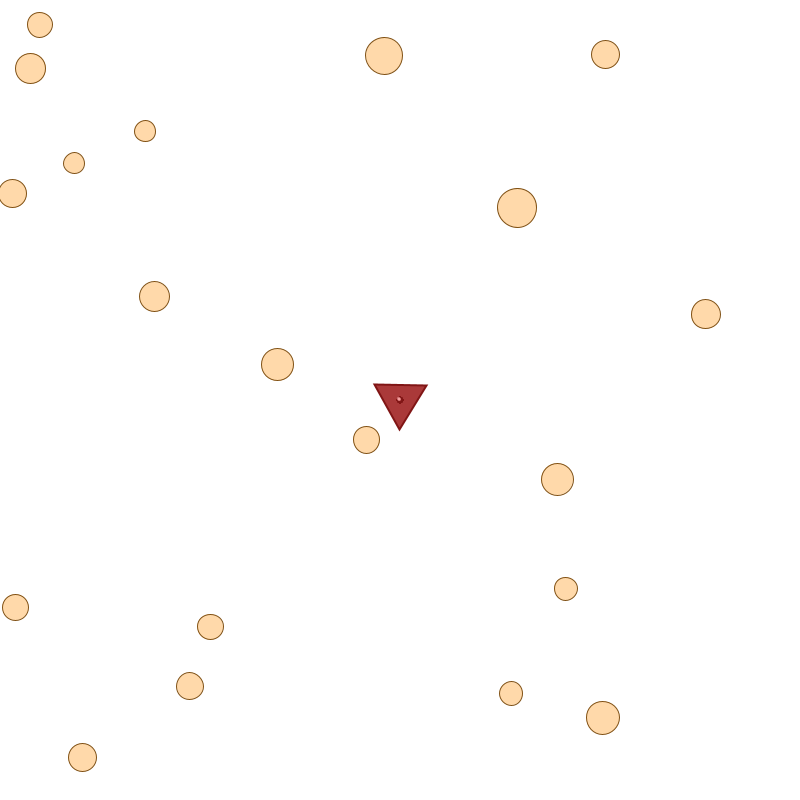
Frame 1 (no input)
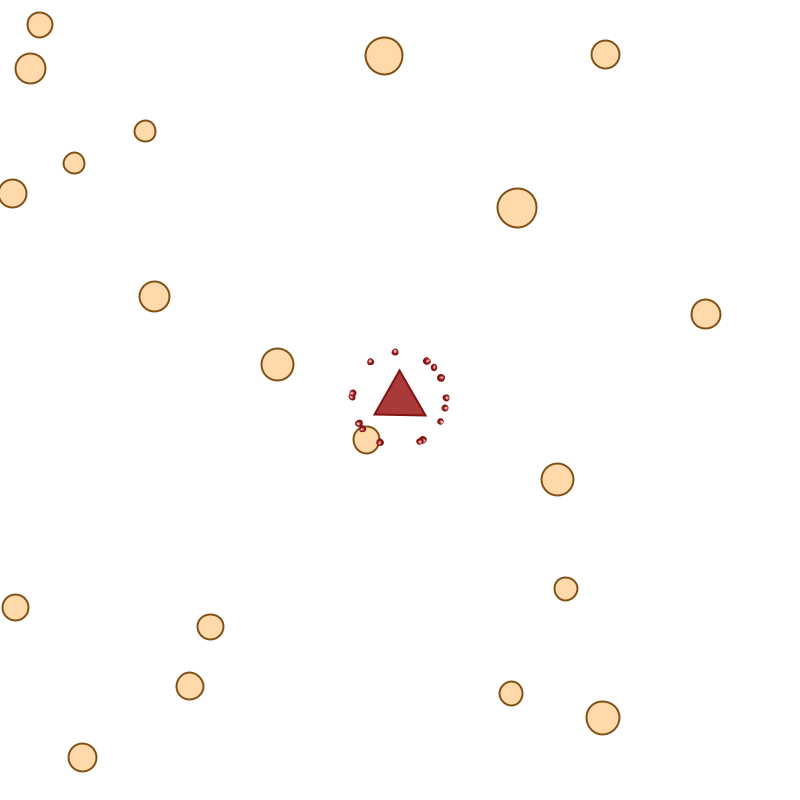
Frame 60 (the mouse pressed at the canvas centre just before this capture)
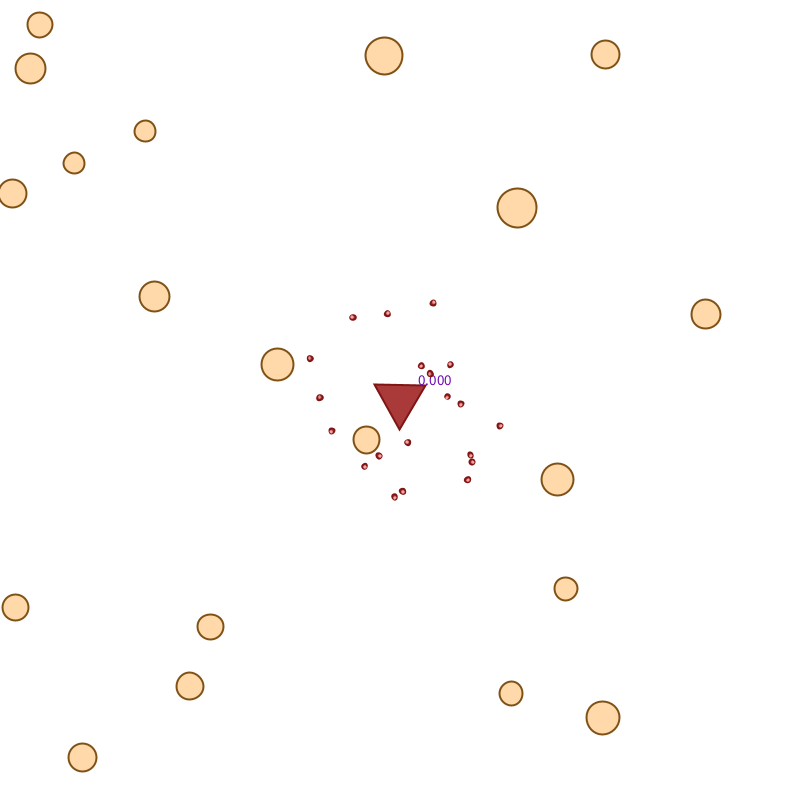
Frame 120 (the mouse held since frame 60 and released just before this capture)

The Processing sketch that drew these frames (run headless with seeded random() and noise(); from frame 60 on, the mouse is pressed at the canvas centre):

// Processing sketch: processing_179926
// ── processing_179926.pde


//arraylist of drones
//
ArrayList <Unit> supportDrone = new ArrayList<Unit>();
ArrayList <Asteroid> meteors = new ArrayList<Asteroid>();
ArrayList <Base> Sputniks = new ArrayList<Base>();

int number_of_drones = 20;
int number_of_asteroids = 20;

void setup() {
   size (800,800);

//adding drones

   
   for (int i = 0; i < number_of_drones; i ++) {
     supportDrone.add (new Unit (width/2, height/2));
   }

//adding meteors

   for (int i = 0; i < number_of_asteroids; i ++) {
     meteors.add (new Asteroid (random (0, width),random (0, height), random (20, 40)));
   }
   
// adding Sputnick (which are just bases for collecting resources)

   for (int i = 0; i < 1; i ++) {
     Sputniks.add (new Base (width/2, height/2));
   }


}




void draw() {
  background(255,255,255);

// drawing asteroids
for (Asteroid space_rock : meteors) {
    space_rock.script();
  }

//deleting asteroids which are lost
for (int i = 0; i < meteors.size(); i++) {
   
    Asteroid m = meteors.get(i);
   
    if (m.getSize()<0.5) {
      meteors.remove(i);
    }
  }

//drawing bases
for (Base sp : Sputniks) {
    sp.script();
  }





//scripting for each asteroid 
for (Unit drone : supportDrone) {
  
//finding the nearest asteroid (state 5 - looking for an asteroid)
  
  if (drone.getState() == 5) {

  // update the drone's information about the asteroids (drone chooses the one which is closer) 
  
  for (int i = 0; i < meteors.size(); i++) {
    Asteroid space_rock = meteors.get(i);
    drone.updateAsteroidLocation(i, space_rock.getX(), space_rock.getY());
  }
  
  //where do I go from here?  
  int counter2 = 0;
  for (int i = 0; i < supportDrone.size(); i++) {
    Unit current_drone = supportDrone.get(i);  
    if ((dist(drone.nearestAstX(), drone.nearestAstY(), current_drone.nearestAstX(), current_drone.nearestAstY()) < 50)) {
      counter2 = counter2 + 1;
    }
  }
  
  //if the nearest asteroid has 3 or more drones already - start searching for a new one
  //if less than 3 - ok - move on to it
  if (counter2 < 3) {drone.setState(6);}
  if (counter2 >= 3) {drone.setState(8); drone.setLever(1); } //this "level" thing is just a path as I tried to make the drone go throught the 8th state only once
  }

// update the drone's information about the base
  Base sp = Sputniks.get(0);
  drone.init_base (sp.getX(), sp.getY(), sp.getRes());


//  when looking for an asteroid, if 3 or more are already mineing one (the one this drone has chosen) - choose another
  if (drone.getState() == 2) {
    int counter = 0;
    for (int i = 0; i < supportDrone.size(); i++) {
  
      Unit current_drone = supportDrone.get(i);  
      if (dist (drone.getX(), drone.getY(), current_drone.getX(), current_drone.getY()) < 10) {
        counter = counter + 1;
      }
    
      if (counter >= 3) {
        drone.setState (8);
        drone.setLever (1);
      }
  
      if (counter < 3) {
        drone.setState (9);
      }
    }
}

// mining the asteroids 
  if (drone.getState() == 9) {
    for (int i = 0; i < meteors.size(); i++) {
    Asteroid space_rock = meteors.get(i);
      if (dist (drone.getX(), drone.getY(), space_rock.getX(), space_rock.getY()) < 30) {
        space_rock.decRes (drone.getMS());
      }
    }
  }

// unloading the cargo 
  if (drone.getState() == 4) {
    for (int i = 0; i < Sputniks.size(); i++) {
    Base sat = Sputniks.get(i);
      if (dist (drone.getX(), drone.getY(), sat.getX(), sat.getY()) < 40) {
        sat.addRes (drone.getMS());
      }
    }
  }
}

//drawing everything
for (Unit drone : supportDrone) {
  drone.script();
}


}

class Asteroid {
  PVector location;
  float size;
  int counter = 0;
  
Asteroid (float x, float y, float _size) { 
  location = new PVector(x,y);
  size =  _size;
}

//showing everything
void present () {
  pushMatrix ();
  pushStyle();
  translate (location.x, location.y);

  
  stroke(#805115);
  fill (#FFD9AA);
  ellipse (0,0,size,size);
  
  popMatrix();
  popStyle();

  }

//show the resources left when pointing at the asteroid
void tellRes () {
  if (((mouseX - location.x)*(mouseX - location.x) + (mouseY - location.y)*(mouseY - location.y)) < size*size) {
  pushStyle();
  textSize (15);
  fill  (112,14,178);

  text (int(size), location.x+size*0.6, location.y); 
  popStyle();
  } 
 
 }

//doinf everything for the asteroid
void script () {
  present();
  tellRes();
  }


float getX () {
return location.x;
}

float getY () {
return location.y;
}

//decrease the resources for the asteroids
void decRes (float mining) {
  size = size - mining;
}

float getSize () {
return size;
}
}


class Base {

PVector location;



float res = 0;
float size = 30;
float angle = 0;


Base (float _x, float _y) {

  location =  new PVector(_x,_y);

  }


//show everuthing
void show () {
  angle = angle + 1;
  pushMatrix();
  pushStyle(); 
   
  translate (location.x, location.y);
  rotate (radians(angle));
  fill (203, 136,136); 
  strokeWeight (2);
  stroke(#801515);
  fill (#AA3939);
  triangle(0, size, size*sin(PI/3), -size*cos(PI/3), -size*sin(PI/3), -size*cos(PI/3));

// the base in consuming the res periodically 
  res = res - 0.001;
  if (res < 0) {res = 0;} 
  
  
  popMatrix();
  popStyle();
}

//scripting 
void script () {
show ();
showRes();
}

void showRes () {

  if ((mouseX < location.x + size/2) && (mouseX > location.x - size/2) && (mouseY > location.y - size/2) && (mouseY < location.y + size/2)) {
  
  pushStyle();  
  textSize (15);
  fill  (112,14,178);



  text (res, location.x +size*0.5, location.y - size*0.5); 
  popStyle();
  }
  
}

float getX () {
return location.x;
}

float getY () {
return location.y;
}

float getRes () {
return res;
}

//add res when the droids are unloading
void addRes (float addRes) {
res = res + addRes;
}

}
class Unit {
//globals for all the functions
PVector location;
PVector velocity;
PVector acceleration;
float stop_distance = 100;

//size of the drone
int s = 5;

//the target the ship is moving to now
PVector currentTarget = new PVector (0,0);

//milscenarious variables
float maxforce;
float maxspeed;
float r = 5;
float m = 5;

// asteroids search
PVector nearestAsteroid = new PVector (width, height);
PVector currentAsteroid; 
float floatCurrAst = 50;



// life parameters - not used in this version
float hp = 100;
float fp = 100;
float dhp = 0.01;
float dfp = 0.01;


//base info
PVector base_location = new PVector (width, height);
float b_res = 0;

//search_radius
int search_radius = 400;

//mining
float store = 0;
float dstore = 0.001;
float maxstore = 0.1;

//states (random search for time_diff time
int state = 8; 
int lever = 1;

//distance to the asteroid / base
float ast_dist = 0;
float base_dist = 0;

//needed for the random search
int time_roam = 0;
int time_diff = 2000;
  
 
  
Unit (float _x, float _y) {
// initializing the object
  acceleration = new PVector (0,0);
  velocity = new PVector (0,0);
  location = new PVector (_x, _y);
  
  maxspeed = 1;
  maxforce = 0.2;
  }

//**************************************************************
//MOVING PROCEDURE
//**************************************************************


//some inner procedures for the move function
void seek(PVector target) {
  PVector desired = PVector.sub (target, location);
  float d = desired.mag();
  desired.normalize();

if (d < stop_distance) {
  float con = map (d, 0, stop_distance, 0, maxspeed);
  desired.mult (con);
}

else {
  desired.mult(maxspeed);
}

  PVector steer = PVector.sub(desired, velocity);
  steer.limit (maxforce/m);
  
  acceleration.add (steer);
}

// update the coordinates - BASICALLY moving
void update() {
  velocity.add (acceleration);
  velocity.limit (maxspeed);
  location.add (velocity);
  acceleration.mult(0);
}

//the main MOVE function - sets the target
void setTarget (float _x, float _y) {
  currentTarget.x = _x;
  currentTarget.y = _y;

}

//showing everything on the screen
void display() {
float theta = velocity.heading2D() + PI/2;

  pushMatrix();
  translate (location.x, location.y);
  rotate (theta);
  stroke (153); 
  strokeWeight (2);

  stroke(#801515);
  fill (#AA3939);
  ellipse (0,0, s,s);
  fill (#FF5B3E);
  stroke(#FFAAAA);
  ellipse (0,-s/3, s/3,s/3);
  popMatrix();
}

// moving
void move () {
//only responsible for moving
  seek(currentTarget);
  update();
  switch_state();
}

//the main function
void script() {
  move();
  display();
}

// life statistics - originally the drone should have needed repairs and fuel - not in this version
void life () {
hp = hp - dhp;
fp = fp - dfp;
}

//**************************************************************
//BEHAVIOUR
//**************************************************************

//still in progress, many were added on the go, as the need arose 
void switch_state () {
//0 - idle
//1 - 
//2 - near the asteroid
//3 - full - setting course to the base for unloading
//4 - near the base - unloading
//5 - looking for the nearest asteroid (checking if there is one with less, than 3 mineing drones already ... 
//6 - the target asteroid established (this state is awarded through the "main" tab)
//7 - asteroid coordinates are set -> moving to the asteroid
//8 - randomly looking for a suitable asteroid for 2 sec 
//9 - near the asteroid -> mineing the asteroid (this state is awarded through the "main" tab)


//usefull distances to the base / asteroid
  ast_dist = dist (location.x, location.y, nearestAsteroid.x, nearestAsteroid.y);
  base_dist = dist (location.x, location.y, base_location.x, base_location.y);
  
  
  //state 8 - randomly looking for a suitable asteroid for 2 sec 
  float angle = random (0,360);
  
  if (state == 8 && lever == 1) {
    float xx = location.x + search_radius*sin(radians(angle));
    float yy = location.y + search_radius*cos(radians(angle));
    setTarget (xx, yy);
    time_roam = millis ();  
    lever = 0;  //need to run this state on;y once in the cycle
  
  }
  
  //done scouting around - now idle
  if (((millis() - time_roam) > time_diff) && state == 8) {
  state = 0; //idle
  }
  

  
  //if idle - check if  the base needs the resources and proceed 
  if ((b_res < 10) && (store < 2*dstore) && state == 0) {
  state = 5; //looking for a suitable asteroid
  }
  
  //awarded throught the main tab - asteroid found
  if (state == 6) {
  setTarget (nearestAsteroid.x, nearestAsteroid.y);
  state = 7; //asteroid coordinates are set -> moving to the asteroid
  }
  
  
  //now near the asteroid
  if ((ast_dist < 20) &&  state == 7  && store < maxstore) {
  state = 2; //check if there are already 3 drones here
  }
  
  
  //start mining (awarded throught the main tab - asteroid found)
  if (state == 9) {
    store = store + dstore;
    fill (0,0,0);
    text ("state 9 - mining", location.x, location.y);
  }

  //have collected enough resources to fit its  bay
  if (store >= maxstore) {
    state = 3;
  }

  //set the base as the target
  if (state == 3) {
    setTarget (base_location.x, base_location.y);
   
  }

  //now near the base
  if (base_dist < 40 && state == 3) {
    state = 4;
  }
  
  //start unloading
  if (state == 4) {
  store = store - dstore;
  }

  //now near the base, unloaded -> idle
  if (store < 2*dstore && base_dist < 10 && state == 4) {
  state = 0;
  }
}

//**************************************************************
//UTILITIES
//**************************************************************

//updating the info from the main tab - basically comparing the current_asteroid the droid wants to harvest with the one received from the main tab
//if the one received is closer - forget about the one it already has <- used to change from state 5 (looking for an asteroid) to state 6 (coordinates of the asteroid set)

void updateAsteroidLocation (int i, float x, float y) {
  currentAsteroid = new PVector (x, y);
  PVector index = PVector.sub(currentAsteroid,location);
  
  if (i == 0) {
    floatCurrAst = sqrt (height*height + width*width);
  }
  
  if (index.mag() < floatCurrAst) {
    nearestAsteroid = new PVector (x,y);
    floatCurrAst = index.mag( ); 
  }

}

// this one was needed to see what the drone is "thinking" about
void showNearestAst () {
   line (location.x, location.y, nearestAsteroid.x, nearestAsteroid.y);
}

// this one was needed to see what the drone is "thinking" about
void showBase () {
   line (location.x, location.y, base_location.x, base_location.y);
}

//asking for the coordinates of the base
void init_base (float _b_x, float _b_y, float _b_res) {

base_location = new PVector (_b_x, _b_y);
b_res = _b_res;

}

int getState () {
return state;
}

float getX () {
return location.x;
}

float getY () {
return location.y;
}

void setLever (int lev) {
lever = lev;
}

void setState (int st) {
state = st;
}

float getMS () {
return dstore;
}

float nearestAstX () {
return nearestAsteroid.x;
}

float nearestAstY () {
return nearestAsteroid.y;
}

}
